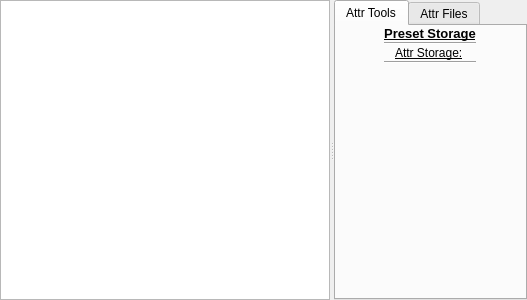
<?xml version="1.0" encoding="UTF-8"?>
<ui version="4.0">
 <class>wgPreset</class>
 <widget class="QWidget" name="wgPreset">
  <property name="geometry">
   <rect>
    <x>0</x>
    <y>0</y>
    <width>527</width>
    <height>300</height>
   </rect>
  </property>
  <property name="windowTitle">
   <string>Preset</string>
  </property>
  <layout class="QGridLayout" name="gridLayout">
   <property name="margin">
    <number>0</number>
   </property>
   <property name="spacing">
    <number>0</number>
   </property>
   <item row="0" column="0">
    <widget class="QSplitter" name="splitter">
     <property name="orientation">
      <enum>Qt::Horizontal</enum>
     </property>
     <widget class="QWidget" name="verticalLayoutWidget">
      <layout class="QVBoxLayout" name="vlPreset">
       <property name="spacing">
        <number>0</number>
       </property>
       <property name="bottomMargin">
        <number>0</number>
       </property>
       <item>
        <widget class="QTreeWidget" name="twPreset">
         <property name="maximumSize">
          <size>
           <width>16777215</width>
           <height>16777215</height>
          </size>
         </property>
         <property name="selectionMode">
          <enum>QAbstractItemView::NoSelection</enum>
         </property>
         <property name="selectionBehavior">
          <enum>QAbstractItemView::SelectRows</enum>
         </property>
         <property name="indentation">
          <number>12</number>
         </property>
         <property name="columnCount">
          <number>1</number>
         </property>
         <attribute name="headerVisible">
          <bool>false</bool>
         </attribute>
         <column>
          <property name="text">
           <string notr="true">1</string>
          </property>
         </column>
        </widget>
       </item>
      </layout>
     </widget>
     <widget class="QWidget" name="verticalLayoutWidget_2">
      <layout class="QVBoxLayout" name="vlTools">
       <property name="spacing">
        <number>0</number>
       </property>
       <property name="leftMargin">
        <number>0</number>
       </property>
       <property name="rightMargin">
        <number>0</number>
       </property>
       <item>
        <widget class="QTabWidget" name="tabAttr">
         <property name="currentIndex">
          <number>0</number>
         </property>
         <widget class="QWidget" name="tabAttrTools">
          <attribute name="title">
           <string>Attr Tools</string>
          </attribute>
          <layout class="QGridLayout" name="gridLayout_2">
           <property name="leftMargin">
            <number>1</number>
           </property>
           <property name="topMargin">
            <number>0</number>
           </property>
           <property name="rightMargin">
            <number>1</number>
           </property>
           <property name="bottomMargin">
            <number>0</number>
           </property>
           <property name="horizontalSpacing">
            <number>0</number>
           </property>
           <property name="verticalSpacing">
            <number>1</number>
           </property>
           <item row="1" column="0">
            <widget class="Line" name="line">
             <property name="orientation">
              <enum>Qt::Horizontal</enum>
             </property>
            </widget>
           </item>
           <item row="4" column="0">
            <spacer name="verticalSpacer">
             <property name="orientation">
              <enum>Qt::Vertical</enum>
             </property>
             <property name="sizeHint" stdset="0">
              <size>
               <width>20</width>
               <height>40</height>
              </size>
             </property>
            </spacer>
           </item>
           <item row="0" column="0">
            <widget class="QLabel" name="lVtxStor">
             <property name="font">
              <font>
               <pointsize>10</pointsize>
               <weight>75</weight>
               <bold>true</bold>
               <underline>true</underline>
              </font>
             </property>
             <property name="text">
              <string>Preset Storage</string>
             </property>
             <property name="alignment">
              <set>Qt::AlignCenter</set>
             </property>
            </widget>
           </item>
           <item row="2" column="0">
            <layout class="QHBoxLayout" name="hlAttrStorage">
             <property name="spacing">
              <number>2</number>
             </property>
             <property name="topMargin">
              <number>0</number>
             </property>
             <property name="bottomMargin">
              <number>0</number>
             </property>
             <item>
              <widget class="QLabel" name="lAttrStorage">
               <property name="minimumSize">
                <size>
                 <width>70</width>
                 <height>0</height>
                </size>
               </property>
               <property name="maximumSize">
                <size>
                 <width>70</width>
                 <height>16777215</height>
                </size>
               </property>
               <property name="font">
                <font>
                 <underline>true</underline>
                </font>
               </property>
               <property name="text">
                <string>Attr Storage:</string>
               </property>
              </widget>
             </item>
            </layout>
           </item>
           <item row="3" column="0">
            <widget class="Line" name="line_2">
             <property name="orientation">
              <enum>Qt::Horizontal</enum>
             </property>
            </widget>
           </item>
          </layout>
         </widget>
         <widget class="QWidget" name="tabAttrFiles">
          <attribute name="title">
           <string>Attr Files</string>
          </attribute>
          <layout class="QGridLayout" name="gridLayout_3">
           <property name="margin">
            <number>0</number>
           </property>
           <property name="spacing">
            <number>0</number>
           </property>
           <item row="0" column="0">
            <layout class="QVBoxLayout" name="vlAttrFiles">
             <property name="spacing">
              <number>0</number>
             </property>
            </layout>
           </item>
          </layout>
         </widget>
        </widget>
       </item>
      </layout>
     </widget>
    </widget>
   </item>
  </layout>
 </widget>
 <resources/>
 <connections/>
</ui>
